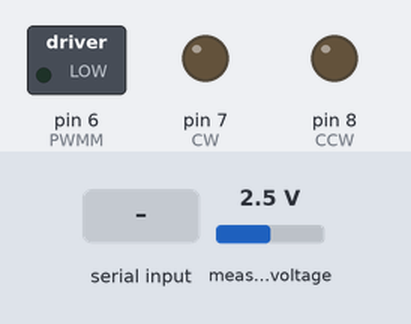
Simulated run of this sketch. Board: Arduino Uno, built with avr-gcc and run on an emulated ATmega328P. Parts: switched loads named in the sketch (green lamp = pin HIGH), output pins drawn as LEDs (lit = HIGH). The inputs (shaded band) are chosen by the test bench; at power-on: measured voltage 2.5 V.

Above: at 1.2 s.
1.3 s: "C90\n" received over Serial
At 2.0 s:
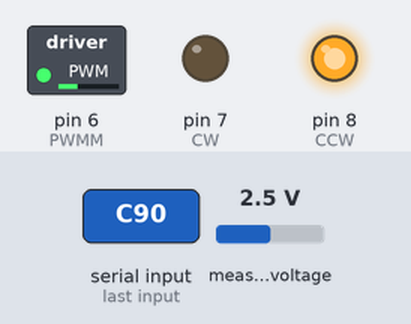
2.8 s: "T90\n" received over Serial
At 3.5 s:
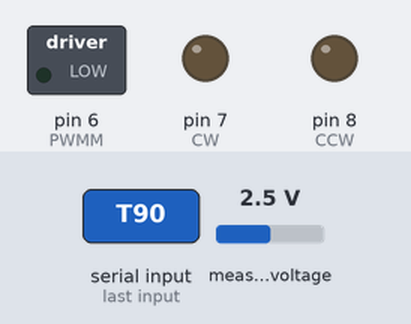
Timing chart, 0 to 5.8 s (numbered marks = the images above; inputs shaded):
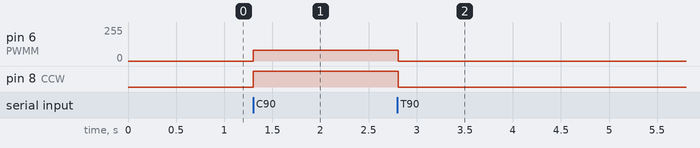

The sketch:

LauncherGadjahNasional.ino
```cpp
/* Bismillah juara 1
 *
 * KRAI - BARELANG V
 * Kendali launcher
 */


#include <ADS1X15.h>
#include <Servo.h>
#include <EEPROM.h>

#define SWCW  10
#define SWCCW 11
#define SAVEPOS 12

#define PWMM 6
#define CW   7
#define CCW  8
#define PWMMAX 80

#define KP 0.3

#define TOTALTIANG 5

#define HADAPDEPAN EEPROM.read(4094)<<8|EEPROM.read(4095)
#define NILAIMAX EEPROM.read(4092)<< 8|EEPROM.read(4093)

#define NILAIMIN 100

ADS1115 ADS(0x48);

unsigned long previousMillis = 0;
int setVel;

unsigned long int prevT;
volatile float vFilt, vPrev, sum;
unsigned long tunggmillis;

struct KRUN {
  char buffer[50];
  int counter;
  int pwm;
  int pos;
  bool mode;
} base;

void setup()
{
  // Pins D5 and D6 - 31.4 kHz
//  TCCR0B = 0b00000001; // x1
//  TCCR0A = 0b00000001; // phase correct
  pinMode(SWCW, INPUT_PULLUP);
  pinMode(SWCCW, INPUT_PULLUP);
  pinMode(SAVEPOS, INPUT_PULLUP);

  pinMode(PWMM, OUTPUT);
  pinMode(CW, OUTPUT);
  pinMode(CCW, OUTPUT);

  Serial.begin(115200);
  ADS.begin();
  base.mode = false;
  base.pos = 0;

//  cariDepan();
//  cariTiang();
}


void loop()
{
  ADS.setGain(0);
//  int16_t val_0 = ADS.readADC(0);
//  Serial.print("\tAnalog0: "); Serial.println(val_0);
  updatePOS();

  if(base.mode)motor(base.pwm);
  else closedloopctl(gotoTiang(base.pos));
//  closedloopctl(gotoTiang(1));
  delay(1);
}
```

lib.ino
```cpp
void motor(int input) {
  if (input < 0) {
    digitalWrite(CW, 1);
    digitalWrite(CCW, 0);
  }
  else if (input > 0) {
    digitalWrite(CW, 0);
    digitalWrite(CCW, 1);
  }
  else{
    digitalWrite(CW, 0);
    digitalWrite(CCW, 0);
  }
  input = fmin(fmax(input, -PWMMAX), PWMMAX); //batas
  input = abs(input);
  analogWrite(PWMM, input);
}

void closedloopctl (int setPOS){
  //jika belum sampe zero;
  int kondisiNow = ADS.readADC(0);
//  if(kondisiNow < NILAIMIN) ADS.readADC(0) + NILAIMAX;
  int err = setPOS - kondisiNow;

  // setelah zero atau lebih kecil dari mentok kiri;
//  if(setPOS < NILAIMIN){
//    err = (setPOS + NILAIMAX) - kondisiNow;
//  }
  float PID = KP * err;
  motor(-PID);
}

void savePosTiang(uint8_t tiang){
  if(tiang > 0){
    ADS.setGain(0);
    int16_t val_0 = ADS.readADC(0);
    float f = ADS.toVoltage(1);  // voltage factor
    EEPROM.write((tiang * 2) - 2, val_0 >> 8);
    EEPROM.write((tiang * 2) - 1, val_0);
  }
}


int16_t gotoTiang(uint8_t tiang){
  if(tiang > 0) return (EEPROM.read((tiang * 2) - 2) << 8 | EEPROM.read((tiang * 2) - 1));
  else return (EEPROM.read(4094) << 8 | EEPROM.read(4095)); // hadap depan atau origin
}

void cariTiang(){
  for(int i = 1; i <= TOTALTIANG; i++){
    while(digitalRead(SAVEPOS) == 1){
      if(digitalRead(SWCW) == 0) motor(200);
      else if(digitalRead(SWCCW) == 0) motor(-200);
      else motor(0);
      delay(5);
    }
    savePosTiang(i);
    delay(1000);
  }
}

void cariDepan(){
  int16_t maxVal, prevmaxVal;
  Serial.println("Matchkan depan launcher dengan depan Base");
  delay(1000);
  while(digitalRead(SAVEPOS) == 1){
    ADS.setGain(0);
    int16_t val_0 = ADS.readADC(0);
    float f = ADS.toVoltage(1);  // voltage factor


    if(val_0 > prevmaxVal) maxVal = val_0;
    prevmaxVal = maxVal;


    if(digitalRead(SWCW) == 0) motor(200);
    else if(digitalRead(SWCCW) == 0) motor(-200);
    else motor(0);
    delay(1);
  }
  ADS.setGain(0);
  int16_t val_0 = ADS.readADC(0);
  float f = ADS.toVoltage(1);  // voltage factor
  EEPROM.write(4092, maxVal >> 8);
  EEPROM.write(4093, maxVal);

  //hadap depan
  EEPROM.write(4094, val_0 >> 8);
  EEPROM.write(4095, val_0);
}

void updatePOS() {
  char tmp; // Variabel temporary
  while (Serial.available()) {
    tmp = Serial.read();
    base.buffer[base.counter++] = tmp;
    if (tmp == '\n') { // Langkah 1
      base.buffer[base.counter] = 0; // Karakter terminator
      if(base.buffer[0] == 'T'){
        base.mode = false;
        base.pos = atoi(strtok(base.buffer + 1, '='));
      }
      if(base.buffer[0] == 'C'){
        base.mode = true;
        base.pwm = atoi(strtok(base.buffer + 1, '='));
      }

      base.counter = 0;
    }
  }
}
```

Measured:
- after the input at 1.3 s, pin 6 (PWMM): 0/255 → 80/255 at once; pin 8 (CCW): LOW → HIGH at once
- after the input at 2.8 s, pin 6 (PWMM): 80/255 → 0/255 at once; pin 8 (CCW): HIGH → LOW at once
